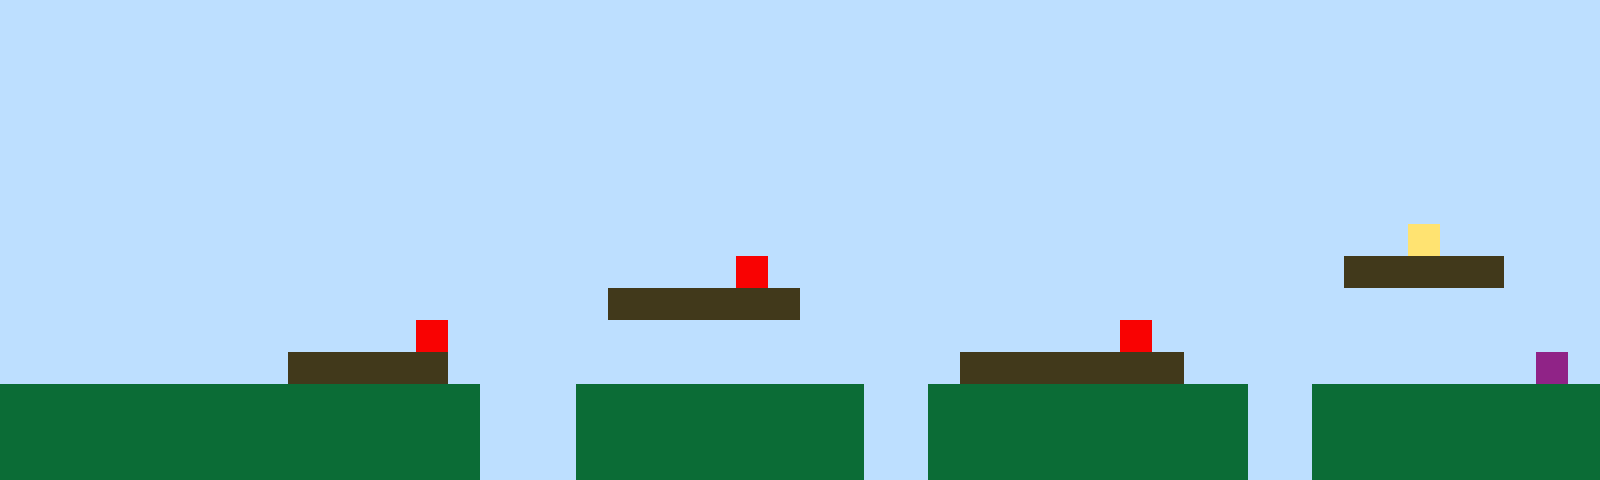

The image is a tile-based game level rendered from a .tmx file. Its description and complete source (layers, tilesets, objects, tile grids) follow:
An orthogonal 50x15 tile map with 32x32 px tiles, 1 tile layer (Tile Layer 1).

<map version="1.10" tiledversion="1.11.2" orientation="orthogonal" renderorder="right-up" width="50" height="15" tilewidth="32" tileheight="32" infinite="0" nextlayerid="2" nextobjectid="1"><editorsettings><export target="map1.csv" format="csv" /></editorsettings><tileset firstgid="1" name="sprites" tilewidth="32" tileheight="32" tilecount="6" columns="3"><image source="sprites.png" width="96" height="64" /></tileset><layer id="1" name="Tile Layer 1" width="50" height="15"><data encoding="csv">1,1,1,1,1,1,1,1,1,1,1,1,1,1,1,1,1,1,1,1,1,1,1,1,1,1,1,1,1,1,1,1,1,1,1,1,1,1,1,1,1,1,1,1,1,1,1,1,1,1,1,1,1,1,1,1,1,1,1,1,1,1,1,1,1,1,1,1,1,1,1,1,1,1,1,1,1,1,1,1,1,1,1,1,1,1,1,1,1,1,1,1,1,1,1,1,1,1,1,1,1,1,1,1,1,1,1,1,1,1,1,1,1,1,1,1,1,1,1,1,1,1,1,1,1,1,1,1,1,1,1,1,1,1,1,1,1,1,1,1,1,1,1,1,1,1,1,1,1,1,1,1,1,1,1,1,1,1,1,1,1,1,1,1,1,1,1,1,1,1,1,1,1,1,1,1,1,1,1,1,1,1,1,1,1,1,1,1,1,1,1,1,1,1,1,1,1,1,1,1,1,1,1,1,1,1,1,1,1,1,1,1,1,1,1,1,1,1,1,1,1,1,1,1,1,1,1,1,1,1,1,1,1,1,1,1,1,1,1,1,1,1,1,1,1,1,1,1,1,1,1,1,1,1,1,1,1,1,1,1,1,1,1,1,1,1,1,1,1,1,1,1,1,1,1,1,1,1,1,1,1,1,1,1,1,1,1,1,1,1,1,1,1,1,1,1,1,1,1,1,1,1,1,1,1,1,1,1,1,1,1,1,1,1,1,1,1,1,1,1,1,1,1,1,1,1,1,1,1,1,1,1,1,1,1,1,1,1,1,1,1,1,1,1,1,1,1,1,1,1,1,1,1,1,1,1,1,1,1,1,1,1,1,1,1,1,1,1,1,1,1,1,1,1,1,1,1,1,1,1,1,1,1,1,1,1,1,1,1,1,1,1,1,1,4,1,1,1,1,1,1,1,1,1,1,1,1,1,1,1,1,1,1,1,1,1,1,1,1,1,1,1,1,5,1,1,1,1,1,1,1,1,1,1,1,1,1,1,1,1,1,1,3,3,3,3,3,1,1,1,1,1,1,1,1,1,1,1,1,1,1,1,1,1,1,1,1,1,1,3,3,3,3,3,3,1,1,1,1,1,1,1,1,1,1,1,1,1,1,1,1,1,1,1,1,1,1,1,1,1,1,1,1,1,1,1,1,1,1,1,1,1,1,5,1,1,1,1,1,1,1,1,1,1,1,1,1,1,1,1,1,1,1,1,1,5,1,1,1,1,1,1,1,1,1,1,1,1,1,1,1,1,1,1,1,1,1,1,1,3,3,3,3,3,1,1,1,1,1,1,1,1,1,1,1,1,1,1,1,1,3,3,3,3,3,3,3,1,1,1,1,1,1,1,1,1,1,1,6,1,2,2,2,2,2,2,2,2,2,2,2,2,2,2,2,1,1,1,2,2,2,2,2,2,2,2,2,1,1,2,2,2,2,2,2,2,2,2,2,1,1,2,2,2,2,2,2,2,2,2,2,2,2,2,2,2,2,2,2,2,2,2,2,2,2,1,1,1,2,2,2,2,2,2,2,2,2,1,1,2,2,2,2,2,2,2,2,2,2,1,1,2,2,2,2,2,2,2,2,2,2,2,2,2,2,2,2,2,2,2,2,2,2,2,2,1,1,1,2,2,2,2,2,2,2,2,2,1,1,2,2,2,2,2,2,2,2,2,2,1,1,2,2,2,2,2,2,2,2,2</data></layer></map>
